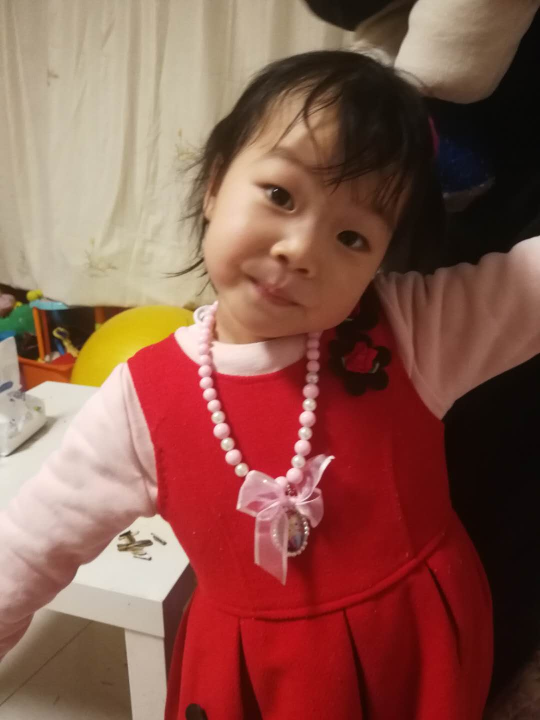
#> input picture dr/data/niu.jpg, 1080 x 1440 px, found by its file name (shown at 1/2 size)
$ python svd.py
#> lines starting #> are read from the running program, lines starting #| are printed output that depends on the picture
import numpy as np
import numpy.linalg as la
import matplotlib.pyplot as plt
import matplotlib.image as pimg
import dr.mysvd as mydr
# from sklearn import datasets
import time
from skimage import io
import os
dirName=dirName=os.path.dirname(__file__)


def getImgAsMatFromFile(filename):
#> called with filename = './dr/data/niu.jpg'
    img=pimg.imread(filename)
#> img is the input picture: shape (1440, 1080, 3); mean R, G, B 138.1, 89.3, 76.9
    # print(img.shape)
    return img


def plotImg2(*args):
    fig=plt.figure(figsize=(16,9))
    for i in range(len(args)):
        ax=fig.add_subplot(3,3,(2*i+1))
        ax.set_xticks([])
        ax.set_yticks([])
        ax.set_title('{0} eigens'.format(args[i][0]))
        ax.imshow(args[i][1].astype(np.uint8))
    plt.show()

def recoverBySVD(imgMat, k):
#> called with k = 30
    img_tmp=imgMat.reshape(1440,1080*3)
    # [5 lines of commented-out code are left out]
    start2=time.time()
    U, s, VT = np.linalg.svd(img_tmp)
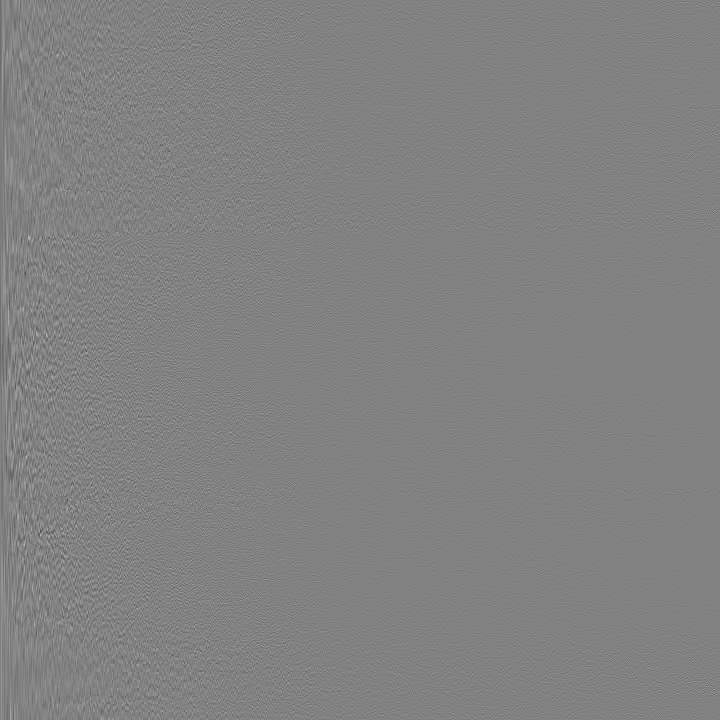
#> U: shape (1440, 1440) float64 (shown at 1/2 size); min -0.228, max 0.219, mean -1.58e-05; drawn with min black and max white
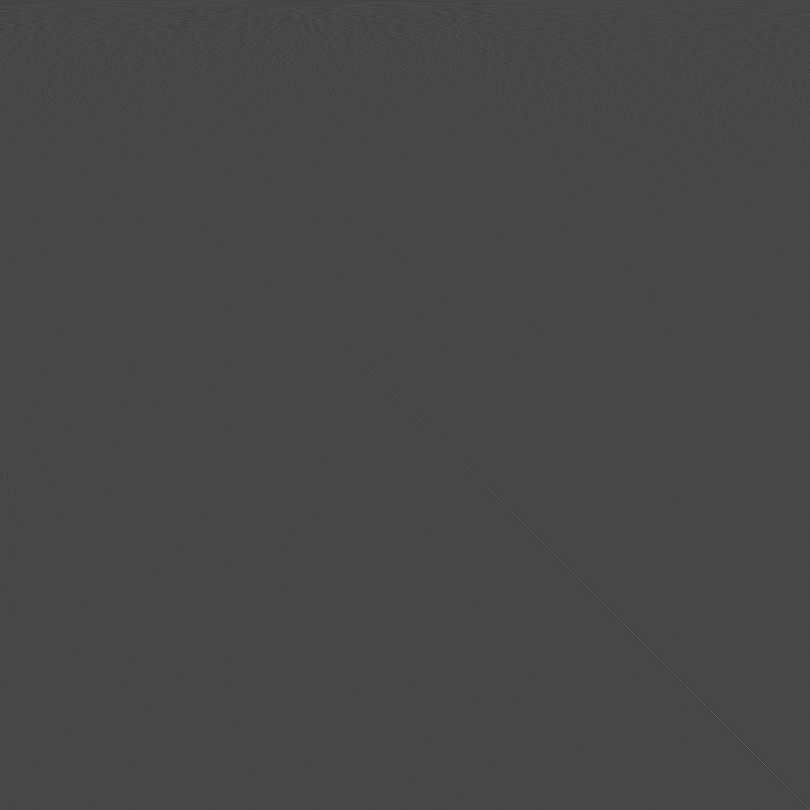
#> VT: shape (3240, 3240) float64 (shown at 1/4 size); min -0.296, max 0.754, mean -4.85e-06; drawn with min black and max white
#> s = 1440 values, max 254507.2 at index 0, min 2.66 at index 1439, mean 629.6
    stop2=time.time()
    print("linalg.svd time:{0}".format(stop2-start2))
    # choose top k important singular values (or eigens)
    Uk = U[:, 0:k]
    #SK:二维数组
    Sk = np.diag(s[0:k])
    Vk = VT[0:k, :]
    # recover the image
    imgMat_new = Uk.dot(Sk).dot(Vk)
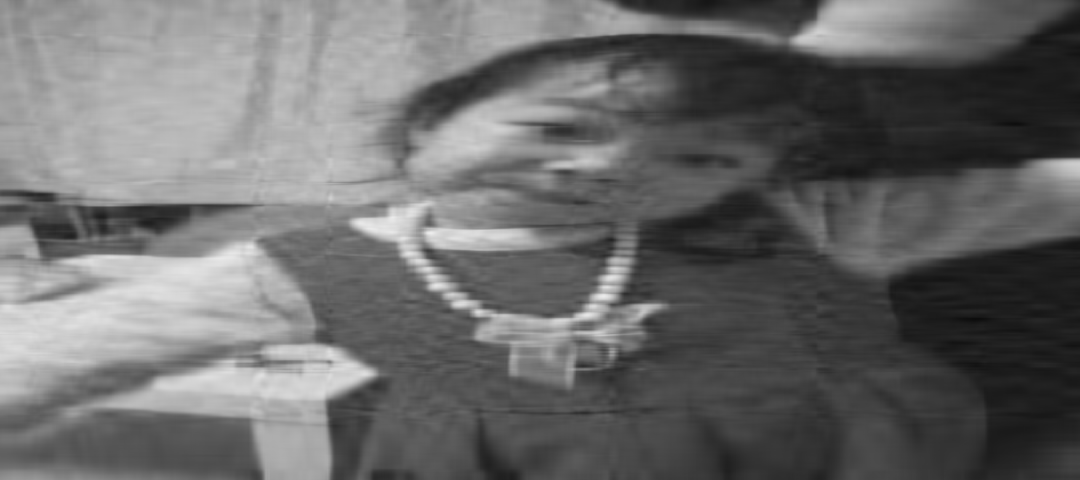
#> imgMat_new: shape (1440, 3240) float64 (shown at 1/3 size); min -26.5, max 278.4, mean 101.5; drawn with min black and max white
    return imgMat_new.reshape(1440,1080,3)


# [5 lines of commented-out code are left out]
if __name__=="__main__":
    A = getImgAsMatFromFile('./dr/data/niu.jpg')
    A_new30 = recoverBySVD(A, 30)
    A_new50 = recoverBySVD(A, 50)
    A_new100 = recoverBySVD(A, 100)
#> call 3 of recoverBySVD, with k = 100
#> in recoverBySVD (call 3), `Uk = U[:, 0:k]`:
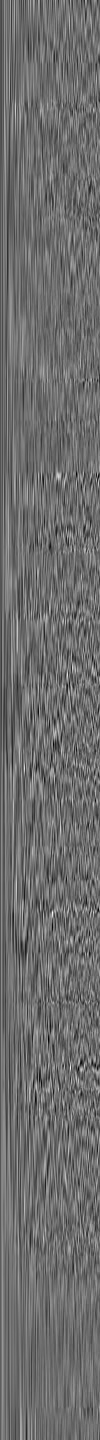
#> Uk: shape (1440, 100) float64; min -0.124, max 0.164, mean -0.000229; drawn with min black and max white
    A_new120 = recoverBySVD(A, 120)
#> call 4 of recoverBySVD, with k = 120
#> in recoverBySVD (call 4), `Uk = U[:, 0:k]`:
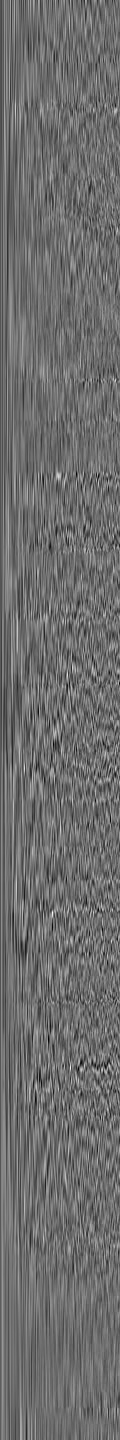
#> Uk: shape (1440, 120) float64; min -0.124, max 0.164, mean -0.00019; drawn with min black and max white
    A_new150 = recoverBySVD(A, 150)
#> in recoverBySVD (call 5), `Uk = U[:, 0:k]`:
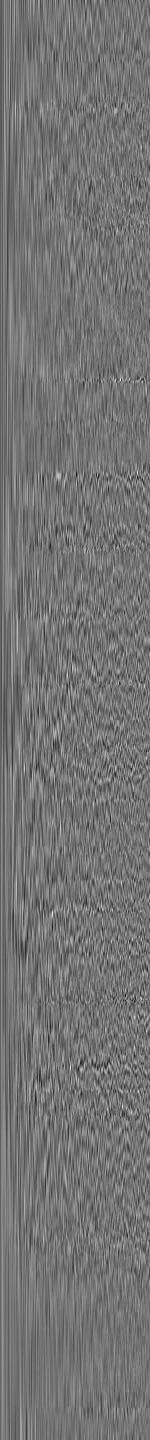
#> Uk: shape (1440, 150) float64; min -0.162, max 0.193, mean -0.000152; drawn with min black and max white
    plotImg2(*(('30',A_new30),('50',A_new50),('100',A_new100),('120',A_new120),('150',A_new150)))
#> in plotImg2, `plt.show()`:
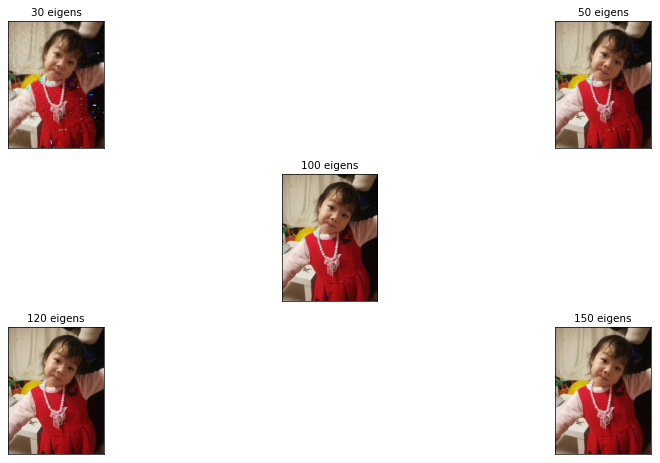
#> figure drawn by matplotlib, 5 panels
